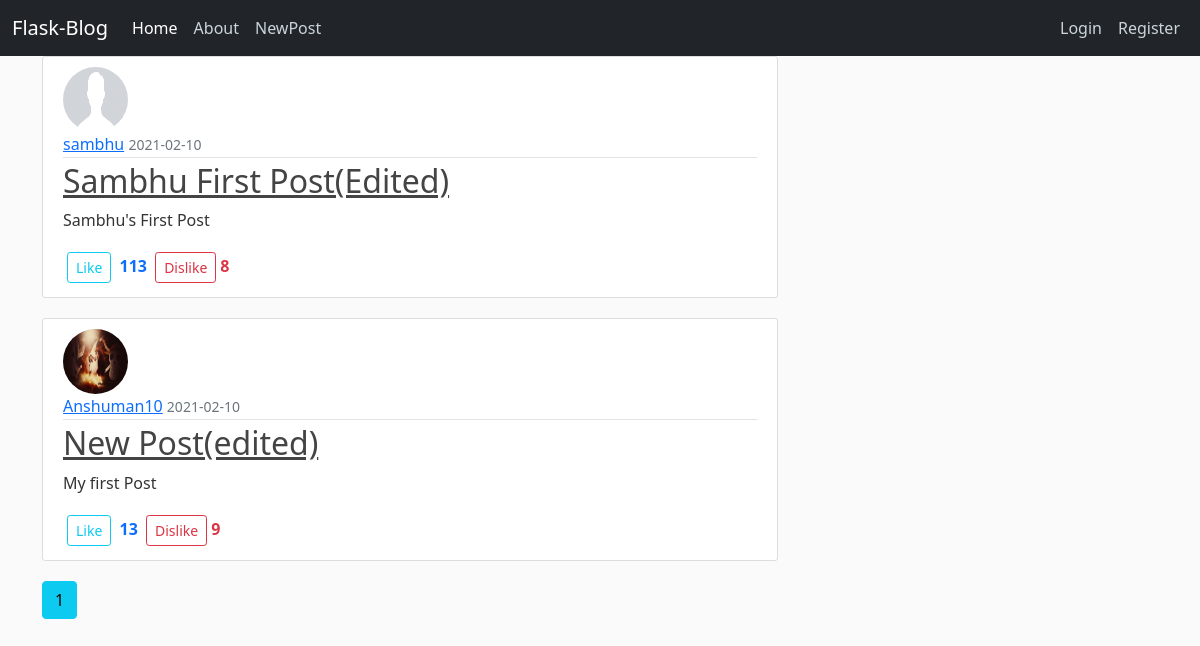
Page /home on the earlier database version.
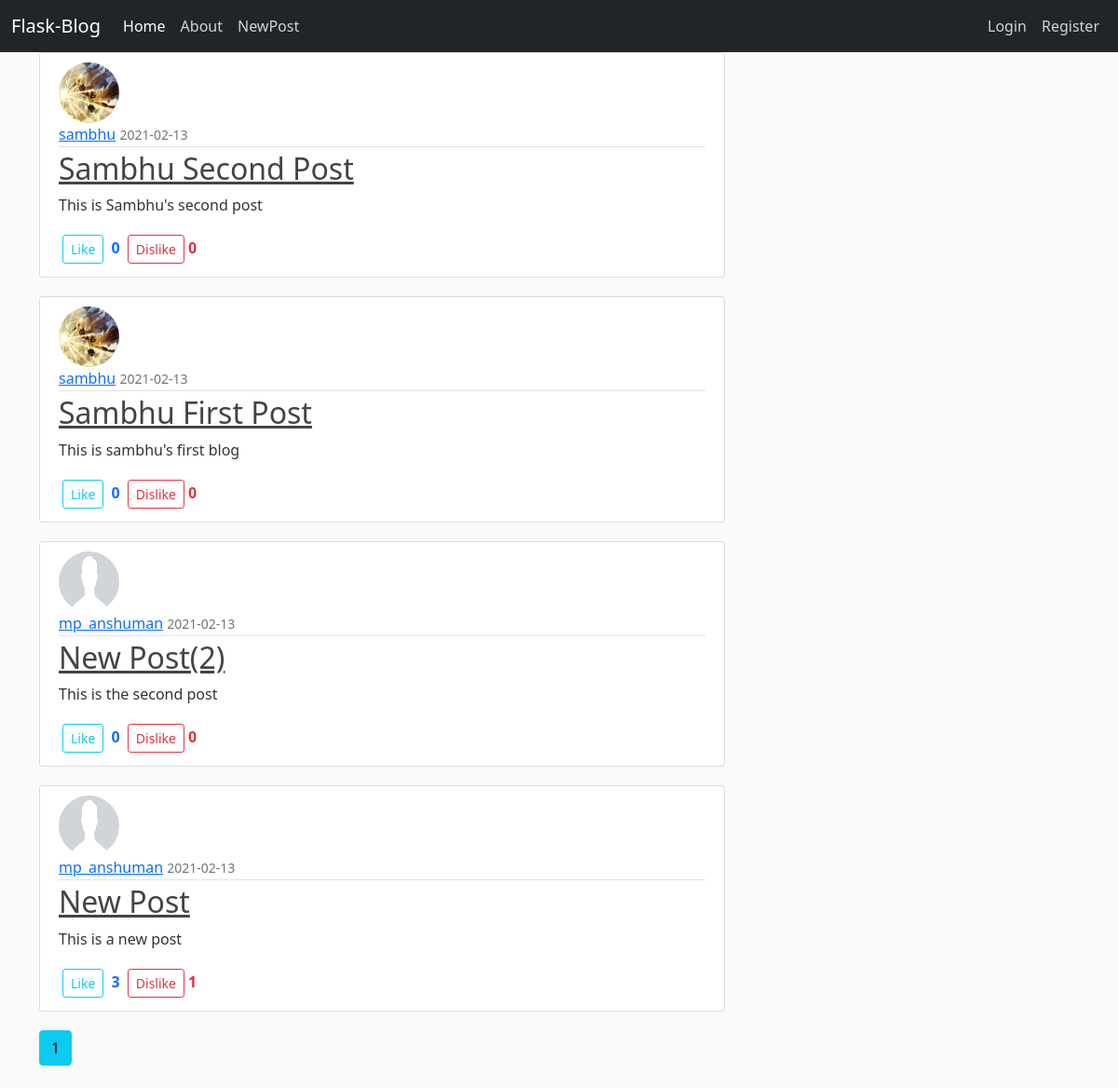
Same page on the later database version.
### blogappyt/models.py (models this page shows, shortened)
class Post(db.Model):
    __tablename__ = 'post'
    id = db.Column(db.Integer,primary_key = True)
    title = db.Column(db.String(60),nullable = False)
    date_posted = db.Column(db.DateTime,nullable = False,default = datetime.utcnow)
    content = db.Column(db.Text,nullable = False)
    user_id = db.Column(db.Integer,db.ForeignKey('user.id'))
    likes = db.relationship('Like_Post',backref = "post_likes",lazy = True)

class User(db.Model, UserMixin):
    __tablename__ = 'user'
    id = db.Column(db.Integer,primary_key= True)
    username = db.Column(db.String(60),unique = True, nullable = False)
    email = db.Column(db.String(60),unique = True, nullable = False)
    password = db.Column(db.String(60), nullable = False)
    profile_pic = db.Column(db.String(60), nullable = False,default= 'default.png')
    post = db.relationship('Post',backref = "auther",lazy = True)

class Like_Post(db.Model):
    __tablename__ = 'likepost'
    id = db.Column(db.Integer,primary_key = True)
    post_id = db.Column(db.Integer,db.ForeignKey('post.id'))
    like_counter = db.Column(db.Integer,default = 0)
    dislike_counter = db.Column(db.Integer,default = 0)
    date_posted = db.Column(db.DateTime,nullable = False,default = datetime.utcnow)

### blogappyt/main/views.py (the view)
@main.route('/')
@main.route('/home')
def index():
    page = request.args.get('page',1,type=int)
    post_likes = Like_Post.query.order_by(Like_Post.date_posted.desc()).all()
    all_post = Post.query.order_by(Post.date_posted.desc()).all()
    posts = Post.query.order_by(Post.date_posted.desc()).paginate(page=page,per_page=5)
    print(type(Post.query.order_by(Post.date_posted.desc())))
    return render_template('index.html',posts = posts,post_likes = post_likes)

### blogappyt/templates/index.html (shortened to what this page needs)
{% extends 'layout.html' %}
{% block content %}
{% for post in posts.items %}
<article class="media content-section">
  <img class="rounded-circle article-img" src="{{url_for('static',filename='profilepic/'+post.auther.profile_pic)}}">
          <div class="media-body">
            <div class="article-metadata">
              <a class="mr-2" href="{{url_for('users.user_profile',user_id=post.auther.id)}}">{{ post.auther.username }}</a>
              <small class="text-muted">{{post.date_posted.strftime('%Y-%m-%d')}}</small>
            </div>
            <h2><a class="article-title" href="{{url_for('posts.post',post_id=post.id)}}">{{ post.title }}</a></h2>
            <p class="article-content">{{ post.content }}</p>
            <a class="btn btn-outline-info btn-sm m-1" href="{{url_for('posts.like_post',post_id=post.id)}}">Like</a><b class="text-primary"> {{post_likes[loop.index0].like_counter}}</b>
            <a class="btn btn-outline-danger btn-sm m-1" href="{{url_for('posts.dislike_post',post_id=post.id)}}">Dislike</a><b class="text-danger">{{post_likes[loop.index0].dislike_counter}}</b>
          </div>
        </article>
{% endfor %}
{% for page_num in posts.iter_pages(left_edge=1, right_edge=1, left_current=1,right_current=2) %}
  {% if  page_num %}
    {% if  posts.page == page_num %}
      <a class = "btn btn-info mb-4" href="{{url_for('main.index',page = page_num)}}">{{page_num}}</a>
    {% else %}
    <a class = "btn btn-outline-info mb-4" href="{{url_for('main.index',page = page_num)}}">{{page_num}}</a>
    {% endif %}
  {% endif %}
{% endfor %}
{% endblock content %}

### blogappyt/templates/layout.html (shortened to what this page needs)
<html lang="en">
<head>
    <link href="https://cdn.jsdelivr.net/npm/bootstrap@5.0.0-beta1/dist/css/bootstrap.min.css" rel="stylesheet">
    <link rel="stylesheet" href="{{url_for('static',filename='main.css')}}">
</head>
<body>
    <header class="site-header">
    <nav class="navbar navbar-expand-lg navbar-dark bg-dark">
        <div class="container-fluid">
          <a class="navbar-brand" href="{{url_for('main.index')}}">Flask-Blog</a>
          <div class="collapse navbar-collapse" id="navbarSupportedContent">
            <ul class="navbar-nav me-auto mb-2 mb-lg-0">
              <li class="nav-item">
                <a class="nav-link active" aria-current="page" href="{{url_for('main.index')}}">Home</a>
              </li>
              <li class="nav-item">
                <a class="nav-link" href="{{url_for('main.about')}}">About</a>
              </li>
              <li class="nav-item">
                <a class="nav-link" href="{{url_for('posts.create_post')}}">NewPost</a>
              </li>
            </ul>
            <div class="navbar-nav">
            {% if  current_user.is_authenticated%}
            <a class="nav-item nav-link" href="{{ url_for('users.profile') }}">Welcome, {{current_user.username|title}}</a>
            <a class="nav-item nav-link" href="{{ url_for('users.logout') }}">Logout</a>
            {% else %}
                <a class="nav-item nav-link" href="{{ url_for('users.login') }}">Login</a>
                <a class="nav-item nav-link" href="{{ url_for('users.register') }}">Register</a>
              {% endif %}
              </div>
          </div>
        </div>
      </nav>
</header>
<main role="main" class="container">
    <div class="row">
      <div class="col-md-8">
        {% block content %}{% endblock %}
      </div>
    </div>
  </main>
</body>
</html>

### blogappyt/static/main.css (style rules this page uses)
body { background: #fafafa; color: #333333; }
h1, h2, h3, h4, h5, h6 { color: #444444; }
.site-header .navbar-nav .nav-link { color: #cbd5db; }
.site-header .navbar-nav .nav-link.active { font-weight: 500; }
.content-section { background: #ffffff; padding: 10px 20px; border: 1px solid #dddddd; border-radius: 3px; margin-bottom: 20px; }
.article-title { color: #444444; }
.article-content { white-space: pre-line; }
.article-img { height: 65px; width: 65px; margin-right: 16px; }
.article-metadata { padding-bottom: 1px; margin-bottom: 4px; border-bottom: 1px solid #e3e3e3 }

Differences in the rows shown:
removed Post: profile_pic (placeholder picture), auther.username "sambhu", date_posted "2021-02-10", title "Sambhu First Post(Edited)", content "Sambhu's First Post", {{ post_likes[loop.index0].like_counter }} "113", {{ post_likes[loop.index0].dislike_counter }} "8"
added Post: profile_pic (picture), auther.username "sambhu", date_posted "2021-02-13", title "Sambhu Second Post", content "This is Sambhu's second post"
added Like_Post: like_counter "0", dislike_counter "0"
added Post: profile_pic (picture), auther.username "sambhu", date_posted "2021-02-13", title "Sambhu First Post", content "This is sambhu's first blog"
added Like_Post: like_counter "0", dislike_counter "0"
added Post: profile_pic (placeholder picture), auther.username "mp_anshuman", date_posted "2021-02-13", title "New Post(2)", content "This is the second post", {{ post_likes[loop.index0].like_counter }} "0", {{ post_likes[loop.index0].dislike_counter }} "0"
changed Post: profile_pic: picture removed, a placeholder shows; auther.username "Anshuman10" → "mp_anshuman"; date_posted "2021-02-10" → "2021-02-13"; title "New Post(edited)" → "New Post"; content "My first Post" → "This is a new post"
changed Like_Post (number 4 of 4 on the later page): like_counter "13" → "3"; dislike_counter "9" → "1"
